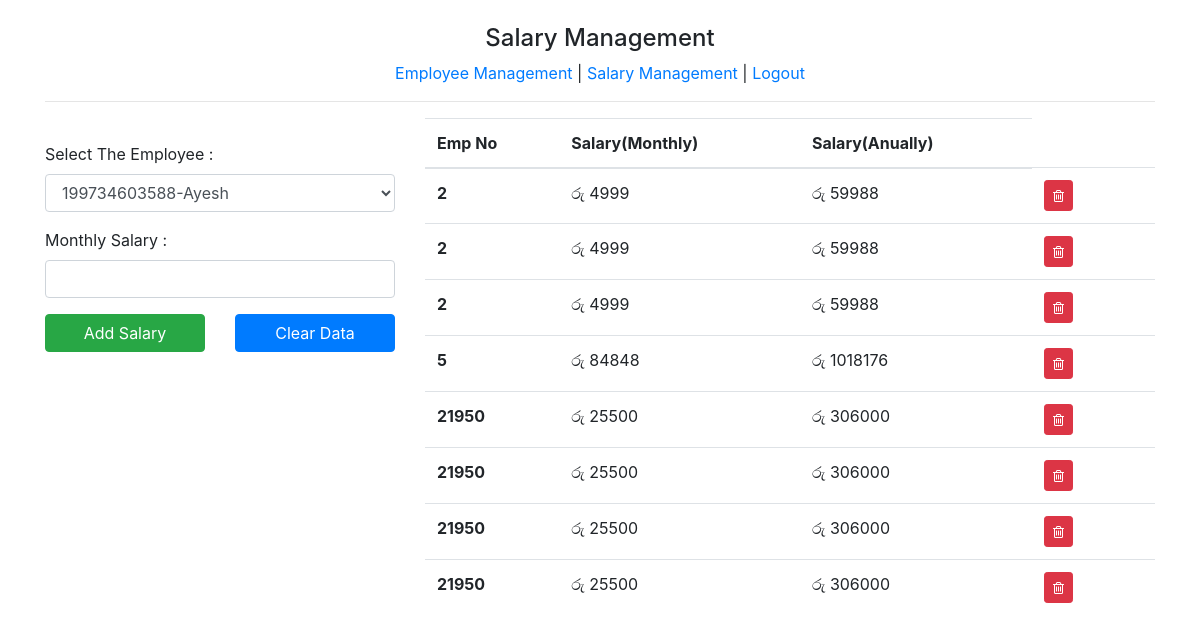
The app's page /salary.php (signed in) with its own data.
### tables this page shows
CREATE TABLE `salary` (
  `indexno` int(11) NOT NULL,
  `empno` int(11) NOT NULL,
  `salary` int(11) NOT NULL
);

### salary.php (the view, shortened to what this page needs)
<!DOCTYPE html>
<html lang="en">
<head>
    <link rel="stylesheet" href="./resources/css/bootstrap.min.css">
    <link rel="stylesheet" href="https://cdnjs.cloudflare.com/ajax/libs/font-awesome/4.7.0/css/font-awesome.min.css">
</head>
<body>
    <?php
    $sele = "SELECT * FROM emp";
    $result = mysqli_query($conn, $sele);
    ?>
    <div class="container"><br>
        <center>
            <h4>Salary Management</h4>
            <a href="./index.php">Employee Management</a> |
            <a href="./salary.php">Salary Management</a> |
            <a href="./logout.php">Logout</a>
        </center>
        <hr>
        <div class="row">
            <div class="col-4 mt-4">
                <form action="" method="post">
                    <div class="form-group">
                        <label for="">Select The Employee :</label>
                        <select name="ayesh" id="" class="form-control">
                            <?php while ($row = mysqli_fetch_assoc($result)) { ?>
                                <option value="<?php echo $row['empno'] ?>"><?php echo $row['nic'] . '-' . $row['name']; ?></option>
                            <?php } ?>
                        </select>
                    </div>
                    <div class="form-group">
                        <label for="">Monthly Salary :</label>
                        <input type="number" name="salary" id="" class="form-control">
                    </div>
                    <di class="row">
                        <div class="col-6">
                            <button type="submit" name="submit" class="btn btn-success btn-block">Add Salary</button>
                        </div>
                        <div class="col-6">
                            <button type="submit" class="btn btn-primary btn-block">Clear Data</button>
                        </div>
                    </di>
                </form>
            </div>
            <div class="col-8">
                <table class="table">
                    <thead>
                        <tr>
                            <th scope="col">Emp No</th>
                            <th scope="col">Salary(Monthly)</th>
                            <th scope="col">Salary(Anually)</th>
                        </tr>
                    </thead>
                    <tbody>
                        <?php
                        $sele = "SELECT * FROM salary";
                        $result1 = mysqli_query($conn, $sele);
                        while ($row = mysqli_fetch_assoc($result1)) { ?>
                            <tr>
                                <th><?php echo $row['empno'] ?></th>
                                <td><?php echo 'රු ' . $row['salary'] ?></td>
                                <td><?php echo 'රු ' . $row['salary']*12 ?></td>
                                <form method="post">
                                    <td>
                                        <button name="delete" type="delete" class="btn btn-danger btn-sm"><i class="fa fa-trash-o"></i></button>
                                    </td>
                                    <td><input type="hidden" name="name3" value="<?php echo $row['indexno']; ?>"></td>
                                </form>
                            </tr>
                        <?php } ?>
                    </tbody>
                </table>
            </div>
        </div>
    </div>
</body>

### records on screen
salary: empno "2", salary "4999", $row['salary']*12 "59988"
salary: empno "2", salary "4999", $row['salary']*12 "59988"
salary: empno "2", salary "4999", $row['salary']*12 "59988"
salary: empno "5", salary "84848", $row['salary']*12 "1018176"
salary: empno "21950", salary "25500", $row['salary']*12 "306000"
salary: empno "21950", salary "25500", $row['salary']*12 "306000"
salary: empno "21950", salary "25500", $row['salary']*12 "306000"
salary: empno "21950", salary "25500", $row['salary']*12 "306000"

### other values on screen
form field ayesh "199734603588-Ayesh"
